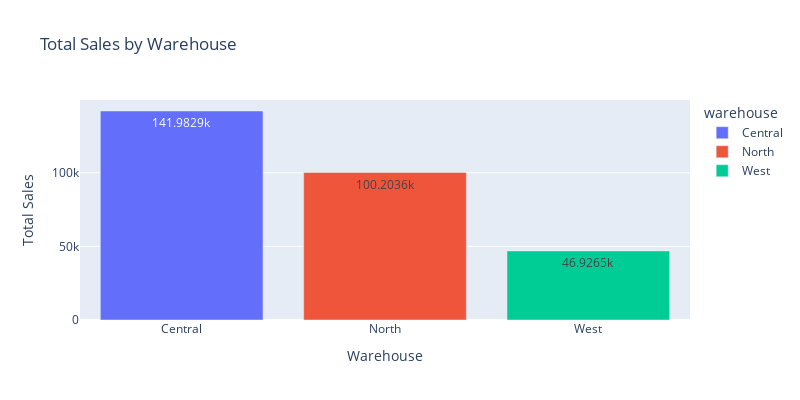

Here is the notebook cell this chart was saved with:
### Code cell
fig = px.bar(total_sales_warehouse,
            x='warehouse',
            y="total_sales",
            color='warehouse',
            title='Total Sales by Warehouse',hover_data=['q_sales','avg_sale','perc_total_sales'],
            text_auto=True)
fig.update_yaxes(title_text='Total Sales')
fig.update_xaxes(title_text='Warehouse')
fig.update_layout(
    autosize=False,
    width=800,
    height=400)
fig.show()

### Figure 1 — Plotly figure (JSON) as saved in the notebook; plotly's stock layout.template omitted (floating-point values rounded to 4 significant figures)
{"data": [{"alignmentgroup": "True", "customdata": [[480, 295.8, 49.11]], "hovertemplate": "warehouse=%{x}<br>total_sales=%{y}<br>q_sales=%{customdata[0]}<br>avg_sale=%{customdata[1]}<br>perc_total_sales=%{customdata[2]}<extra></extra>", "legendgroup": "Central", "marker": {"color": "#636efa", "pattern": {"shape": ""}}, "name": "Central", "offsetgroup": "Central", "orientation": "v", "showlegend": true, "textposition": "auto", "texttemplate": "%{y}", "type": "bar", "x": ["Central"], "xaxis": "x", "y": [142000.0], "yaxis": "y"}, {"alignmentgroup": "True", "customdata": [[340, 294.7, 34.66]], "hovertemplate": "warehouse=%{x}<br>total_sales=%{y}<br>q_sales=%{customdata[0]}<br>avg_sale=%{customdata[1]}<br>perc_total_sales=%{customdata[2]}<extra></extra>", "legendgroup": "North", "marker": {"color": "#EF553B", "pattern": {"shape": ""}}, "name": "North", "offsetgroup": "North", "orientation": "v", "showlegend": true, "textposition": "auto", "texttemplate": "%{y}", "type": "bar", "x": ["North"], "xaxis": "x", "y": [100200.0], "yaxis": "y"}, {"alignmentgroup": "True", "customdata": [[180, 260.7, 16.23]], "hovertemplate": "warehouse=%{x}<br>total_sales=%{y}<br>q_sales=%{customdata[0]}<br>avg_sale=%{customdata[1]}<br>perc_total_sales=%{customdata[2]}<extra></extra>", "legendgroup": "West", "marker": {"color": "#00cc96", "pattern": {"shape": ""}}, "name": "West", "offsetgroup": "West", "orientation": "v", "showlegend": true, "textposition": "auto", "texttemplate": "%{y}", "type": "bar", "x": ["West"], "xaxis": "x", "y": [46930.0], "yaxis": "y"}], "layout": {"autosize": false, "barmode": "relative", "height": 400, "legend": {"title": {"text": "warehouse"}, "tracegroupgap": 0}, "title": {"text": "Total Sales by Warehouse"}, "width": 800, "xaxis": {"anchor": "y", "categoryarray": ["Central", "North", "West"], "categoryorder": "array", "domain": [0, 1], "title": {"text": "Warehouse"}}, "yaxis": {"anchor": "x", "domain": [0, 1], "title": {"text": "Total Sales"}}}}
